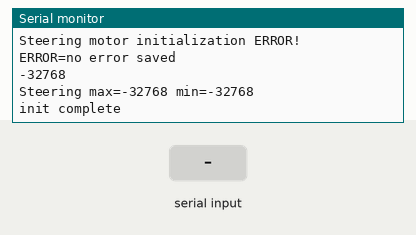
Recording of a sketch running on a simulated Arduino Mega 2560, built with avr-gcc and run on an emulated ATmega2560. Parts: the last lines printed to the serial monitor. The inputs (shaded band) are chosen by the test bench.

Above: at 10.4 s.
10.5 s: "speed\n" received over Serial
At 11.4 s:
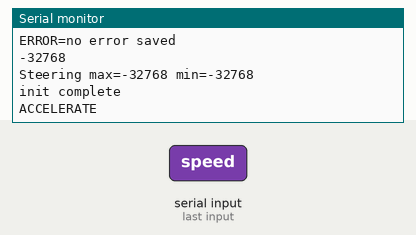
12.1 s: "break\n" received over Serial
At 12.7 s:
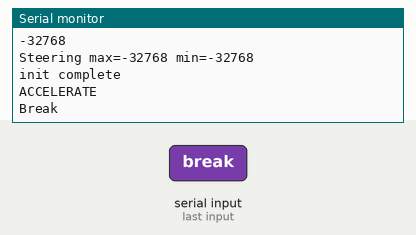
13.7 s: "reverse\n" received over Serial
At 14.9 s:
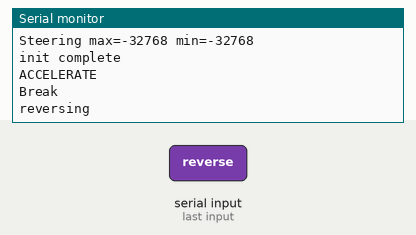
15.2 s: "ramp_up\n" received over Serial
At 16.7 s:
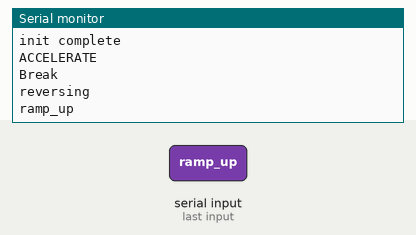

The sketch:

Test_rig_mount_Ninebot.ino
```cpp
#include <Wire.h>
#include <Adafruit_MCP4725.h>
#include "SteeringMotorInterface.h"

void reverse_engaged();
void set_speed(float set_speed);
void set_break();
String ReadCommand();
void ramp_down_speed();
void ramp_up_speed();


Adafruit_MCP4725 dac_acc;
Adafruit_MCP4725 dac_break;
KangarooControllInterface steering_motor;


int sensorPinBrake = A1;    // Brake pedal analog input PIN
int sensorPinAcc = A0;    // Acc analog input PIN

float curr_start = millis();

const float DAC_res = 4096;
const float pin_res = 1023;

const float dac_scaling_5v = DAC_res/5.26; // might be some offset in the 5V output pin
const float dac_scaling_3v = DAC_res/3.3; // ACC
const float analog_pin_scaling = 5/pin_res;

const float max_volt = 4.35;
const float min_volt = 0.85;
boolean toggle1 = 0;

void setup() {
  // put your setup code here, to run once:
  Serial.begin(9600);
  while(!Serial);
  Serial3.begin(9600); //for steering motor
  while(!Serial3);
  dac_acc.begin(0x62);
  dac_break.begin(0x63);
  //pinMode(pwm_output,OUTPUT);
/*
  //set timer1 interrupt at 1Hz
  TCCR1A = 0;// set entire TCCR1A register to 0
  TCCR1B = 0;// same for TCCR1B
  TCNT1  = 0;//initialize counter value to 0
  // set compare match register for 1hz increments
  OCR1A = ((16*10^6) / (1*1024) - 1);// = (16*10^6) / (1*1024) - 1 (must be <65536)
  // turn on CTC mode
  TCCR1B |= (1 << WGM12);
  // Set CS12 and CS10 bits for 1024 prescaler
  TCCR1B |= (1 << CS12) | (1 << CS10);
  // enable timer compare interrupt
  TIMSK1 |= (1 << OCIE1A);
*/
  /*
  initializse steering motor
  Parameters <motor command serial port> <port nr> <motor nr> <motor speed> <debug serial port>
  */
  Serial.println("Starting to init motor");
  if(steering_motor.init(Serial3, 1, 1, 150, 200, Serial)){
    Serial.println("Steering motor successfully initialized!");
  }
  else {
    Serial.println("Steering motor initialization ERROR!");
    Serial.println("ERROR=" + steering_motor.GetLastErrorMsg());
    //Todo blink error LED
    //Send error MSG on CAN buss
    //Enter endless loop
  }
  dac_break.setVoltage(min_volt*dac_scaling_5v, false);
  dac_acc.setVoltage(min_volt*dac_scaling_5v, false);
  Serial.println(steering_motor.GetSavedMotorMaxLimit());
  Serial.println("Steering max=" + String(steering_motor.GetSavedMotorMaxLimit()) + " min=" + String(steering_motor.GetSavedMotorMinLimit()));
  steering_motor.SetMotorAbsolutePosition(50);
  set_break();
  delay(3000);
  Serial.println("\n");
  Serial.println("init complete");

}

void loop() {
  // put your main code here, to run repeatedly:

  // Set Voltages
  //set_speed(2);
  String command = ReadCommand();
  //Serial.println(command);
  /*
  String command = "-1";
  int steer_val = 0;
  if (! (command_read==String(-1)))
  {
    int start_index = command_read.indexOf(" ");

    Serial.println(start_index);
    command = command_read.substring(0,start_index);
    Serial.println(command);
    String steer_str_val = command_read.substring(start_index,command_read.length());
    steer_val = steer_str_val.toInt();
    Serial.println(steer_val);

  }
 */
  if (command == "-1")
  {
    // nothing changed, continue
  }
    else if (command == "speed")
      {
       // Serial.println("\n");
       Serial.println("ACCELERATE");
       // Serial.println("\n");
        set_speed(2);
      }
    else if (command == "break")
      {
       // Serial.println("\n");
       Serial.println("Break");
       // Serial.println("\n");
        set_break();
      }
    else if (command == "reverse")
      {
       // Serial.println("\n");
      Serial.println("reversing");
       // Serial.println("\n");
        reverse_engaged();
      }
      else if (command == "ramp_up")
      {
       // Serial.println("\n");
       Serial.println("ramp_up");
       // Serial.println("\n");
        ramp_up_speed();
      }
      else if (command == "ramp_down")
      {
       // Serial.println("\n");
       Serial.println("ramping_down");
       // Serial.println("\n");
        ramp_down_speed();
      }
      else if (command == "steer_left")
      {
        Serial.println("steer left");
        steering_motor.SetMotorAbsolutePosition(10);
      }
      else if (command == "steer_right")
      {
        Serial.println("steer rigth");
        steering_motor.SetMotorAbsolutePosition(90);
      }
    else
      {
        //Serial.println("\n");
       // Serial.println("Pls enter correct");
       // Serial.println("\n");
      }
  //Serial.println("d13 Pinout: " + String(volt_set*pin_scaling));
  delay(200);
}

void reverse_engaged()
{

  set_break();
  //Serial.println(5*dac_scaling);
  delay(1000);


  // gokart stopped
  dac_break.setVoltage(max_volt*dac_scaling_5v, false);
  delay(100);

  dac_break.setVoltage(min_volt*dac_scaling_5v, false);
  delay(200);

  dac_break.setVoltage(max_volt*dac_scaling_5v, false);
  delay(100);

  dac_break.setVoltage(min_volt*dac_scaling_5v, false);

}

void set_speed(float set_speed)
{
  //Serial.println("HEJ");
  dac_break.setVoltage(min_volt*dac_scaling_5v, false);
  dac_acc.setVoltage(set_speed*dac_scaling_5v, false);
}

void ramp_up_speed()
{
  set_break();
for (int i = 0; i <= DAC_res ; i=i+100)
  {
    //Serial.println(i);
    dac_acc.setVoltage(i, false);
    delay(200);
  }
}

void ramp_down_speed()
{

for (int i = DAC_res; i >= 0.75/dac_scaling_5v*DAC_res ; i=i-100)
  {
    //Serial.println(i);
    dac_acc.setVoltage(i, false);
    delay(200);
  }
}


void set_break()
{
  dac_break.setVoltage(max_volt*dac_scaling_5v, false);
  dac_acc.setVoltage(min_volt*dac_scaling_5v, false);
  delay(500);
  dac_break.setVoltage(min_volt*dac_scaling_5v, false);
}


String ReadCommand()  //reads eventuall command from serial1
{
String returnString = "-1";
//there is something to be read from the Serial1 line
 if (Serial.available() > 0) {

    //Serial.println("Reading Serial1 input!");   
    // https://www.arduino.cc/reference/en/language/functions/communication/serial/readstring/   
    //returnString = Serial1.readString(); //read until timeout 
    returnString = Serial.readStringUntil('\n');
    //read until newline character    returnString.trim(); // remove any \r and \n from the en of string 
    //.println("Read >" + returnString + "< from Serial1 input");    
     }
return returnString;}


/*

ISR(TIMER1_COMPA_vect){//timer1 interrupt 1Hz toggles pin 13 (LED)
//generates pulse wave of frequency 1Hz/2 = 0.5kHz (takes two cycles for full wave- toggle high then toggle low)
 //Serial.println("Voltage Readings at 1Hz");
 // Read Voltages
float brakeVal = analogRead(sensorPinBrake);
float brake_voltage = brakeVal *analog_pin_scaling;
float accVal = analogRead(sensorPinAcc);
float acc_voltage = accVal *analog_pin_scaling;
float curr_time = millis();
Serial.println("Current Pos: "+ String(steering_motor.ReadCurrentMotorEncoderPosition())  + "Steering motor Max=" + String(steering_motor.GetSavedMotorMaxLimit()) + ", Min=" + String(steering_motor.GetSavedMotorMinLimit()));
Serial.println("Time (ms): "+String(curr_time-curr_start) + "\t\t Acc Volt (V): " +String(acc_voltage) + "\t\t Break volt (V): " + String(brake_voltage));

}
*/
```

SteeringMotorInterface.h
```cpp
/*
Autonomous Platform Generation 4  interface with kangaroo x2 motor controller board
used for steering the gokart using simplified serial commands

Kangaroo x2 motion controller manual can be found here: https://www.dimensionengineering.com/datasheets/KangarooManual.pdf

*/
#ifndef __KANGAROO_X2_SIMPLIFIED_SERIAL_INTERFACE__
#define __KANGAROO_X2_SIMPLIFIED_SERIAL_INTERFACE__

#include "Stream.h"

class KangarooControllInterface {
public:
  //public variables


private:
  //private variables
  int wait_for_response_time;  //in ms
  Stream *command_serial_port;
  int port_nr;
  int motor_nr;
  int motorFixedSpeed;
  int motor_max_limit;
  int motor_min_limit;
  Stream *debug_serial_port;  // serial port to write any debug information on, for debugging purposes.

  String last_error;          //saves the last error code encountered
  bool recovered_from_error;  //indiciates weather or not the error could be recovered from.

public:
  //public functions


  //cpnstructor
  KangarooControllInterface(Stream &inputCmdPort, int inputPortNr, int inputMotorNr, int inputMotorFixedSpeed, int inputWaitForResponseTime);
  KangarooControllInterface(Stream &inputCmdPort, int inputPortNr, int inputMotorNr, int inputMotorFixedSpeed, int inputWaitForResponseTime, Stream &inputDebugPort);
  KangarooControllInterface();

  //explicit init func
  bool init(Stream &inputCmdPort, int inputPortNr, int inputMotorNr, int inputMotorFixedSpeed, int inputWaitForResponseTime);
  bool init(Stream &inputCmdPort, int inputPortNr, int inputMotorNr, int inputMotorFixedSpeed, int inputWaitForResponseTime, Stream &inputDebugPort);


  //set functions
  bool SetSerialPort(Stream &inputPort);
  bool SetWaitResponseTime(int inputTime);
  bool SetSerialPortNr(int inputSerialPortNr);
  bool SetMotorNr(int inputMotorNr);
  bool SetMotorFixedMovementSpeed(int inputMotorFixedSpeed);

  //get functions of internal private variables
  Stream* GetSerialPort();
  int GetWaitResponseTime();
  int GetSerialPortNr();
  int GetMotorNr();
  bool GetMotorFixedMovementSpeed();
  int GetSavedMotorMaxLimit();
  int GetSavedMotorMinLimit();

  //Read Motor Information Variables
  int ReadCurrentMotorEncoderPosition();
  int ReadMotorEncoderMaxLimit();
  int ReadMotorEncoderMinLimit();
  bool HasReachedTargetPosition();
  String GetLastErrorMsg();  //returns 1 to 6.

  //Set Motor Variables
  bool SetMotorAbsolutePosition(int inputMotorPosition);
  bool SetMotorIncrementPosition(int inputIncrementPosition);
  bool SetMotorAbsoluteSpeed(int inputMotorSpeed);
  bool SetMotorIncrementSpeed(int inputIncrementSpeed);
  bool SetMotorUnits(int unit1, int unit2);

private:
  //private functions
  bool SendSimplifiedSerialCommand(String inputCmd);
  String ReadSimplifiedSerialCommand();
  String SendSimplifiedSerialCommandWaitForResponse(String inputCmd);

  String ParseReadCommand(String inputCmd);
  bool HandleError(String inputErrorCmd);

  bool PerformKangarooStartupProcedure();

  void SendInformationDebugSerial(String inputDebugInformation);
};


#endif
```

Source omitted: SteeringMotorInterface.cpp (18022 bytes)

Measured:
- after the input at 10.5 s, the serial monitor: prints a new line after 0.11 s (image 1)
- after the input at 12.1 s, the serial monitor: prints a new line after 0.12 s (image 2)
- after the input at 13.7 s, the serial monitor: prints a new line at once (image 3)
- after the input at 15.2 s, the serial monitor: prints a new line after 0.62 s (image 4)
